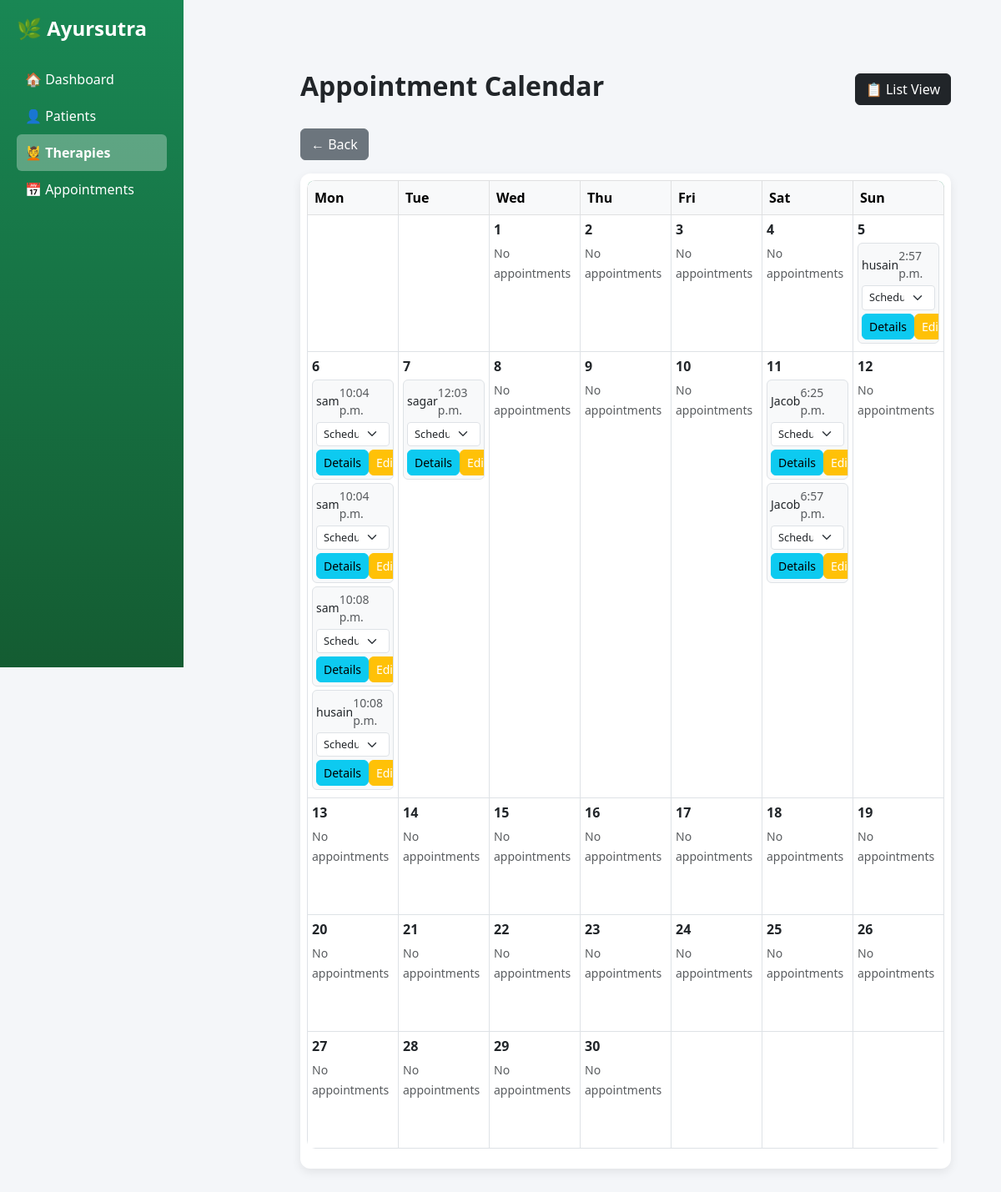
/therapies/calendar/, run on the app's committed database.
### therapies/models.py (models this page shows, shortened)
class Appointment(models.Model):
    STATUS_CHOICES = [
        ('PENDING', 'Pending'),
        ('COMPLETED', 'Completed'),
        ('CANCELLED', 'Cancelled'),
    ]
    patient = models.ForeignKey(Patient, on_delete=models.CASCADE, related_name="therapy_appointments")
    therapy = models.ForeignKey(Therapy, on_delete=models.CASCADE)
    date = models.DateTimeField()
    time = models.TimeField()
    status = models.CharField(
        max_length=10,
        choices=STATUS_CHOICES,
        default='PENDING'
    )
    doctor_notes = models.TextField(blank=True, null=True)

### patients/models.py (models this page shows, shortened)
class Patient(models.Model):
    GENDER_CHOICES = [
        ('Male', 'Male'),
        ('Female', 'Female'),
        ('Prefer not to say', 'Prefer not to say'),
    ]
    name = models.CharField(max_length=100)
    age = models.IntegerField()
    gender = models.CharField(max_length=25, choices=GENDER_CHOICES)
    phone = models.CharField(max_length=10, validators=[phone_validator])
    user = models.OneToOneField(User, on_delete=models.CASCADE, related_name='patient')
    name = models.CharField(max_length=100)
    phone = models.CharField(max_length=15)
    email = models.EmailField(blank=True, null=True)
    def __str__(self):
        return self.name

### therapies/views.py (the view)
# urls.py: path('calendar/', views.appointment_calendar, name='appointment_calendar'),
def appointment_calendar(request):
    today = date.today()
    year = int(request.GET.get('year', today.year))
    month = int(request.GET.get('month', today.month))
    cal = calendar.monthcalendar(year, month)
    appointments = Appointment.objects.filter(
        date__year=year,
        date__month=month
    )
    appointment_dict = {}
    for appt in appointments:
      day = appt.date.day   # ✅ INDENTED
      if day not in appointment_dict:
        appointment_dict[day] = []
      appointment_dict[day].append(appt)
    context = {
        'calendar': cal,
        'appointment_dict': appointment_dict,
        'month': month,
        'year': year,
    }
    return render(request, 'therapies/appointment_calendar.html', context)

### therapies/templatetags/therapy_tags.py (called while the page is built)
@register.filter
def get_item(dictionary, key):
    return dictionary.get(key, [])

### templates/therapies/appointment_calendar.html (shortened to what this page needs)
{% extends 'base.html' %}
{% load therapy_tags %}
{% block content %}
<div class="main-content container my-4">
    <div class="d-flex justify-content-between align-items-center mb-4">
        <h2>Appointment Calendar</h2>
        <a href="{% url 'appointments' %}" class="btn btn-dark">📋 List View</a>
    </div>
    <div class="mb-3">
        <a href="{% url 'appointments' %}" class="btn btn-secondary">
    ← Back
</a>
    </div>
    <div class="card">
        <div class="card-body p-2">
            <table class="table table-bordered calendar-table">
                <thead class="table-light">
                    <tr>
                        <th>Mon</th>
                        <th>Tue</th>
                        <th>Wed</th>
                        <th>Thu</th>
                        <th>Fri</th>
                        <th>Sat</th>
                        <th>Sun</th>
                    </tr>
                </thead>
                <tbody>
                    {% for week in calendar %}
                    <tr>
                        {% for day in week %}
                        <td style="height:140px; vertical-align: top; padding:5px;">
                            {% if day != 0 %}
                                <div class="fw-bold mb-1">{{ day }}</div>
                                {% for appt in appointment_dict|get_item:day %}
                                    <div class="appointment-card border rounded p-1 mb-1 bg-light">
                                        <div class="d-flex justify-content-between align-items-center mb-1 small">
                                            {{ appt.patient }}
                                            <span class="text-muted">{{ appt.time }}</span>
                                        </div>
                                        <select class="form-select form-select-sm mb-1" onchange="updateStatus({{ appt.id }}, this.value)">
                                            <option value="Pending" {% if appt.status == 'Pending' %}selected{% endif %}>Scheduled</option>
                                        </select>
                                        <div class="d-flex justify-content-between">
                                            <a href="{% url 'appointment_detail' appt.id %}" class="btn btn-sm btn-info">Details</a>
                                            <a href="{% url 'appointment_edit' appt.id %}" class="btn btn-sm btn-warning">Edit</a>
                                        </div>
                                    </div>
                                {% empty %}
                                    <small class="text-muted">No appointments</small>
                                {% endfor %}
                            {% endif %}
                        </td>
                        {% endfor %}
                    </tr>
                    {% endfor %}
                </tbody>
            </table>
        </div>
    </div>
</div>
{% endblock %}

### patients/static/patients/css/style.css (style rules this page uses)
body { font-family: 'Segoe UI', Tahoma, Geneva, Verdana, sans-serif; background-color: #f4f6f9; margin: 0; }
.main-content { margin-left: 220px; padding: 30px; }
.card { border: none; border-radius: 12px; box-shadow: 0 4px 12px rgba(0,0,0,0.08); }
.card-body { padding: 20px; }
.table { border-radius: 10px; overflow: hidden; }
.table thead { background-color: #198754; color: white; }
.btn { border-radius: 6px; transition: 0.2s ease; }
.btn-warning { color: white; }
h2 { font-weight: 600; }
.card, .btn { transition: all 0.2s ease-in-out; }
select { appearance: none; -webkit-appearance: none; -moz-appearance: none; }
.calendar-table { width: 100%; table-layout: fixed; }
.calendar-table td { height: 120px; vertical-align: top; word-wrap: break-word; }
.main-content { overflow-x: auto; }

### templates/therapies/appointment_calendar.html (style rules this page uses)
.appointment-card { background-color: #f8f9fa; overflow: hidden; }
.appointment-card select { font-size: 0.8rem; }
.table td { vertical-align: top; }
.main-content { margin-left: 150px; width: calc(100% - 150px); padding: 30px; }

### data on the page
Appointment: patient "husain", time "2:57 p.m.", id "Scheduled"
Appointment: patient "sam", time "10:04 p.m.", id "Scheduled"
Appointment: patient "sam", time "10:04 p.m.", id "Scheduled"
Appointment: patient "sam", time "10:08 p.m.", id "Scheduled"
Appointment: patient "husain", time "10:08 p.m.", id "Scheduled"
Appointment: patient "sagar", time "12:03 p.m.", id "Scheduled"
Appointment: patient "Jacob", time "6:25 p.m.", id "Scheduled"
Appointment: patient "Jacob", time "6:57 p.m.", id "Scheduled"

### other printed values
{{ day }} "1" "2" "3" "4" "5" "6" "7" "8" "9" "10" "11" "12" "13" "14" "15" "16" "17" "18" "19" "20" "21" "22" "23" "24" "25" "26" "27" "28" "29" "30"
